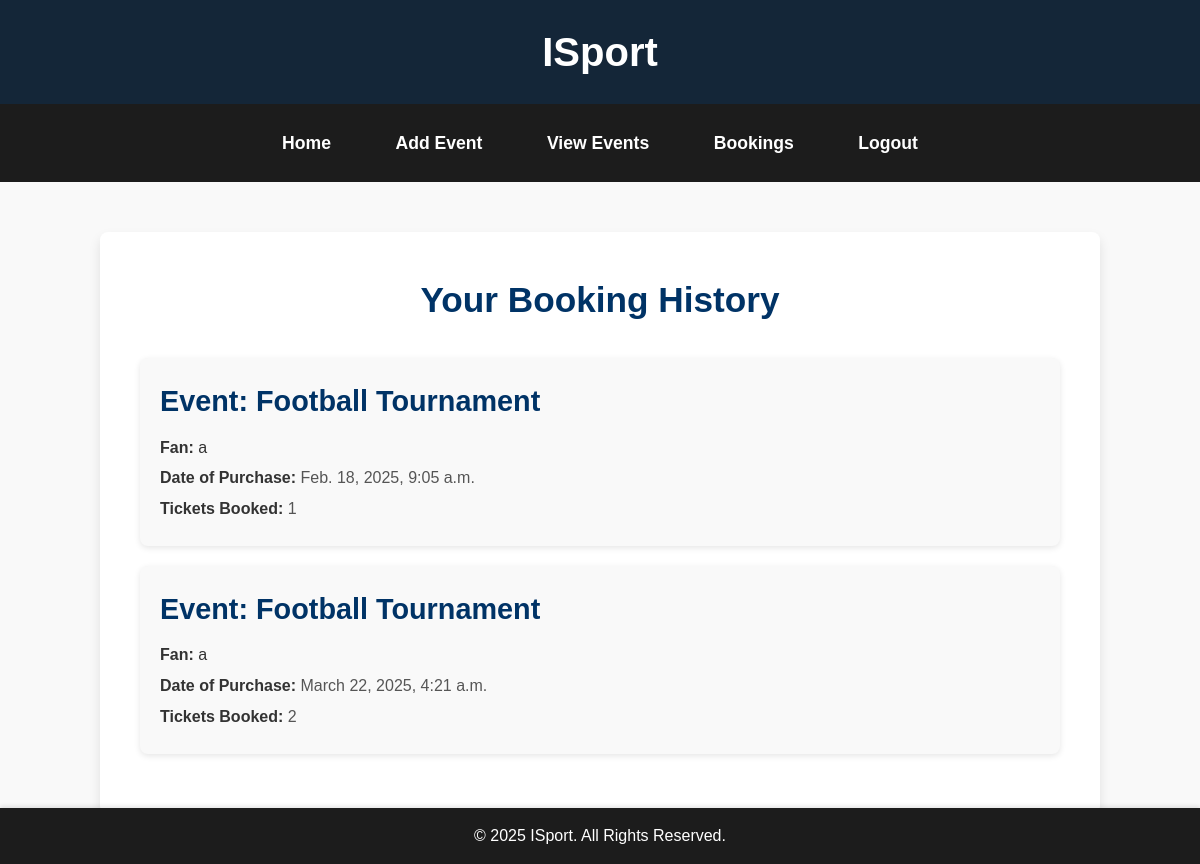
Page /bookings/ on the earlier database version.
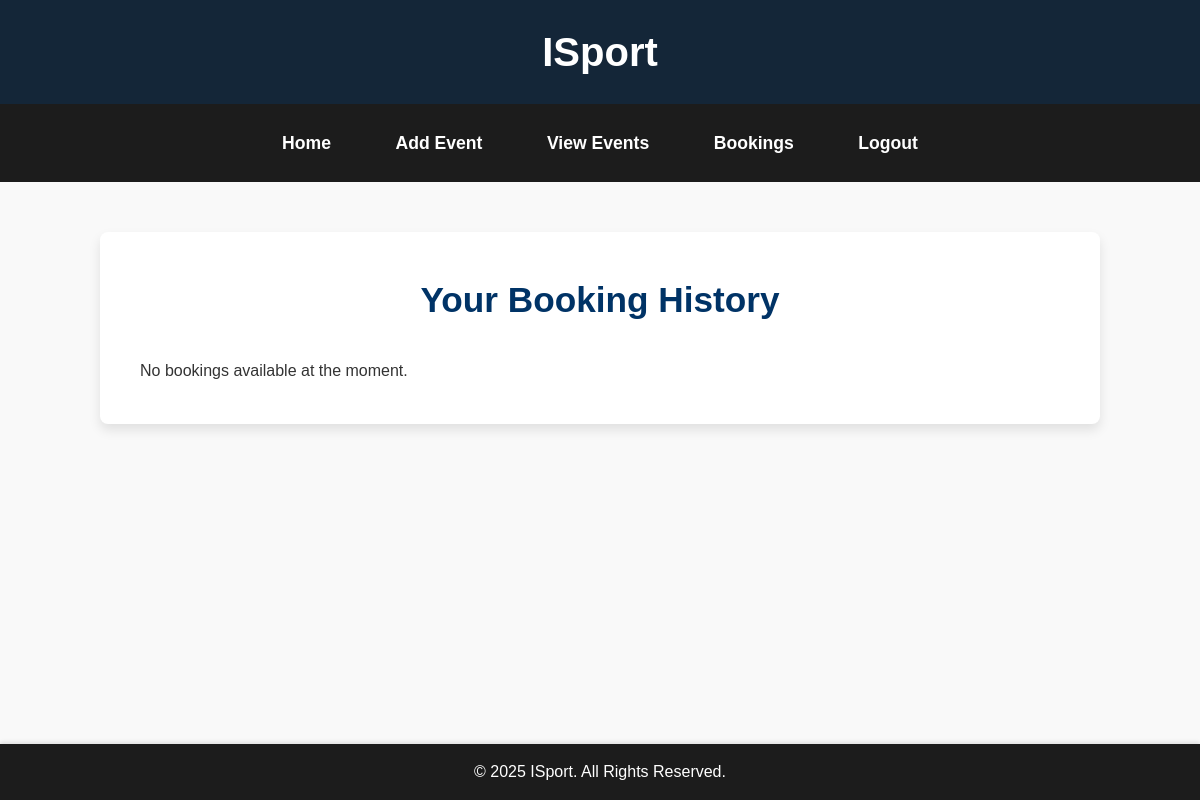
Same page on the later database version.
### app/models.py (models this page shows, shortened)
class TicketPurchase(models.Model):
    fan = models.ForeignKey(FanRegister, on_delete=models.CASCADE)
    event = models.ForeignKey(EventTickets, on_delete=models.CASCADE)
    purchase_date = models.DateTimeField(auto_now_add=True)
    number_of_tickets = models.PositiveIntegerField()
    amount = models.DecimalField(max_digits=10, decimal_places=2, default=0.00)
    razorpay_order_id = models.CharField(max_length=255, blank=True, null=True)
    payment_status = models.CharField(max_length=20, choices=[("Pending", "Pending"), ("Paid", "Paid")], default="Pending")

class EventTickets(models.Model):
    publisher = models.ForeignKey(PublisherRegister, on_delete=models.CASCADE, related_name='events')
    title = models.CharField(max_length=255)
    description = models.TextField()
    date = models.DateField()
    location = models.CharField(max_length=255)
    price = models.DecimalField(max_digits=10, decimal_places=2)
    stock = models.PositiveIntegerField(default=0)  # New field for ticket stock
    def __str__(self):
        return self.title

class FanRegister(models.Model):
    email = models.EmailField(unique=True)
    name = models.TextField()
    phone = models.IntegerField()
    password = models.TextField()
    location= models.TextField()
    confirm_password=models.TextField()
    favoriteevent=models.TextField()
    favoriteteam=models.TextField()
    def __str__(self):
        return self.name

### app/views.py (the view)
# urls.py: path('bookings/', views.bookings, name='bookings'),
def bookings(request):
    events = TicketPurchase.objects.all()
    return render(request,'publisher/bookings.html',{'events':events})

### templates/publisher/bookings.html (shortened to what this page needs)
<!DOCTYPE html>
<html lang="en">
<head>
</head>
<body>
    <header>
        <h1>ISport</h1>
    </header>
    <nav>
        <ul>
            <li><a href="../viewhome">Home</a></li>
            <li><a href="../add_event">Add Event</a></li>
            <li><a href="../view_event">View Events</a></li>
            <li><a href="../bookings">Bookings</a></li>
            <li><a href="../logout">Logout</a></li>
        </ul>
    </nav>
    <div class="events-container">
        <h1>Your Booking History</h1>
        {% for event in events %}
        <div class="event-item">
            <h3>Event: {{ event.event }}</h3>
            <p><strong>Fan:</strong> {{ event.fan }}</p>
            <div class="event-details">
                <p><strong>Date of Purchase:</strong> {{ event.purchase_date }}</p>
                <p><strong>Tickets Booked:</strong> {{ event.number_of_tickets }}</p>
            </div>
        </div>
        {% empty %}
        <p>No bookings available at the moment.</p>
        {% endfor %}
    </div>
    <footer>
        <p>&copy; 2025 ISport. All Rights Reserved.</p>
    </footer>
</body>
</html>

Differences in the rows shown:
removed TicketPurchase: event "Football Tournament", fan "a", purchase_date "Feb. 18, 2025, 9:05 a.m.", number_of_tickets "1"
removed TicketPurchase: event "Football Tournament", fan "a", purchase_date "March 22, 2025, 4:21 a.m.", number_of_tickets "2"
Other differences:
text now shown: "No bookings available at the moment."
